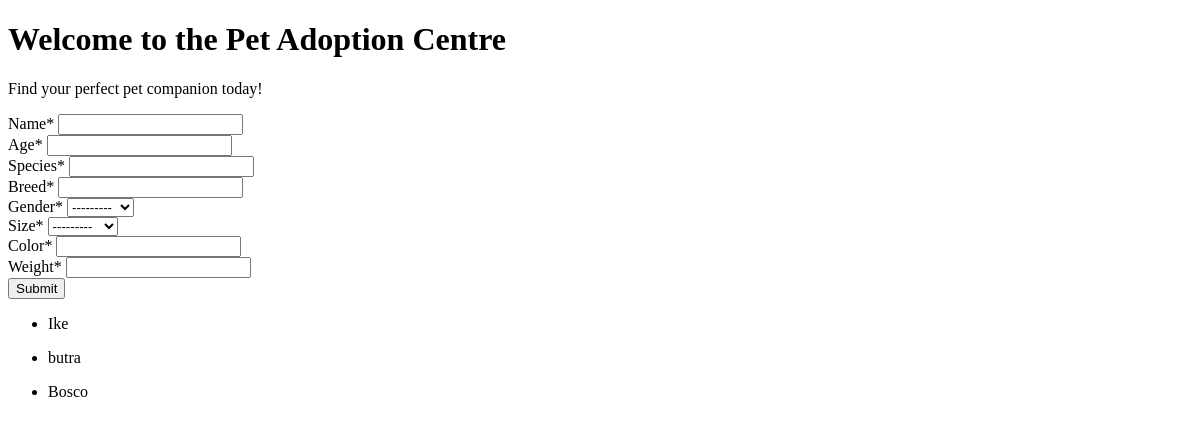
The app's page /, older data.
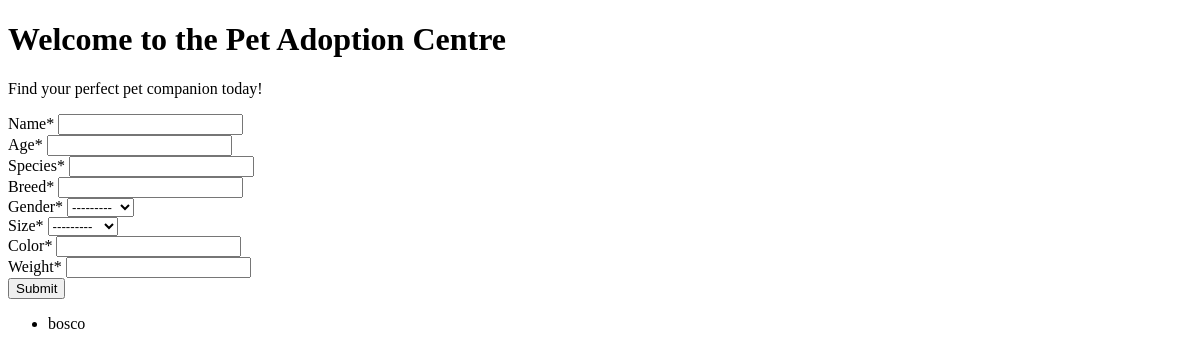
The same page, newer data.
### petcenter/models.py (models this page shows, shortened)
class Pet(models.Model):
    GENDER_CHOICES = [
        ('M', 'Male'),
        ('F', 'Female')
    ]
    SIZE_CHOICES = [
        ('S', 'Small'),
        ('M', 'Medium'),
        ('L', 'Large'),
    ]
    name = models.CharField(max_length=50)
    age = models.PositiveSmallIntegerField()
    species = models.CharField(max_length=50)
    breed = models.CharField(max_length=50)
    gender = models.CharField(max_length=1, choices=GENDER_CHOICES)
    size = models.CharField(max_length=1, choices=SIZE_CHOICES)
    color = models.CharField(max_length=50)
    weight = models.PositiveSmallIntegerField()
    photos = models.ImageField(upload_to='pets/', null=True, blank=True)
    time_added = models.DateTimeField(auto_now_add=True, null=True, blank=True)

### petcenter/views.py (the view)
# urls.py: 2. Add a URL to urlpatterns:  path('', views.home, name='home')
def home(request):
    allpets = Pet.objects.all()
    if request.method == "POST":
        form = PetForm(data=request.POST)
        if form.is_valid():
            form.save()
            return redirect('home')
    else:
        form = PetForm()
    context = {
        'pform':form,
        'allp':allpets,
        }
    return render(request, 'home.html', context)

### petcenter/forms.py
class PetForm(ModelForm):
    class Meta:
        model = Pet
        exclude = ["photos"]

### petcenter/templates/home.html (shortened to what this page needs)
{% load crispy_forms_tags %}
<!DOCTYPE html>
<html>
<head>
</head>
<body>
    <h1>Welcome to the Pet Adoption Centre</h1>
    <p>Find your perfect pet companion today!</p>
    <form method="POST">
        {{pform|crispy}}
        <button type="submit">Submit</button>
    </form>
    <div>
        {% for pets in allp %}
        <ul>
            <li>{{pets.name}}</li>
        </ul>
        {% endfor %}
    </div>
</body>
</html>

Row changes from the older to the newer data that the page shows:
removed Pet: name "Ike"
removed Pet: name "butra"
removed Pet: name "Bosco"
added Pet: name "bosco"
